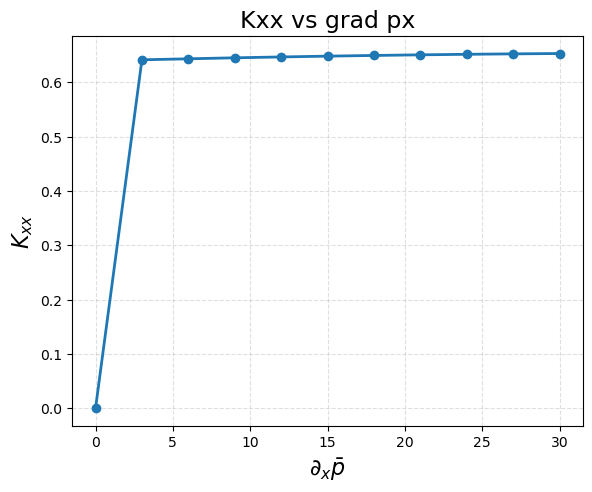

The Python source for this figure:
#coding=utf8

################################################################################
###                                                                          ###
### Created by Martin Genet, 2018-2025                                       ###
###                                                                          ###
### École Polytechnique, Palaiseau, France                                   ###
###                                                                          ###
###                                                                          ###
### And Mahdi Manoochehrtayebi, 2020-2024                                    ###
###                                                                          ###
### École Polytechnique, Palaiseau, France                                   ###
###                                                                          ###
################################################################################

# import dolfin
# import numpy
# import sys

# import myPythonLibrary as mypy
# from pathlib import Path
# local_path = Path(__file__).resolve().parent.parent
# sys.path.insert(0, str(local_path))
# import dolfin_mech     as dmech

# sys.path.remove(str(local_path))
import dolfin
import math
import numpy
import myPythonLibrary as mypy
import sys
import os
from pathlib import Path
local_path = Path(__file__).resolve().parent.parent
sys.path.insert(0, str(local_path))

import dolfin_mech as dmech
from dolfin_mech.Problem_Darcy_MicroPoro import MicroPoroDarcyProblem
from dolfin_mech.run_HollowBox_MicroPoroFlowHyperelasticity import run_HollowBox_MicroPoroFlow

####################################################################### test ###

res_folder = sys.argv[0][:-3]
test = mypy.Test(
    res_folder=res_folder,
    perform_tests=0,
    stop_at_failure=1,
    clean_after_tests=0,
    tester_numpy_tolerance=1e-2)

dim_lst  = [ ]
dim_lst += [2]
# dim_lst += [3]
for dim in dim_lst:

    bcs_lst  = [      ]
    #bcs_lst += ["kubc"]
    bcs_lst += ["pbc" ]
    for bcs in bcs_lst:

        load_lst  = [                     ]
        #load_lst += ["internal_pressure"  ]
        #load_lst += ["macroscopic_stretch"]
        #load_lst += ["macroscopic_stress" ]
        load_lst += ["macro_grad_p"]

        for load in load_lst:

            print("dim =",dim)
            print("bcs =",bcs)
            print("load =",load)

            #res_basename  = sys.argv[0][:-3]
            res_basename = "-dim="+str(dim)
            res_basename += "-bcs="+str(bcs)
            res_basename += "-load="+str(load)

            load_params = {}
            if (load == "internal_pressure"):
                load_params["pf"] = +0.2
                for i in range(dim):
                 for j in range (dim):
                    load_params["sigma_bar_"+str(i)+str(j)] = 0.
            elif (load == "macroscopic_stretch"):
                load_params["pf"] = 0.
                load_params["U_bar_00"] = 0.5
                for i in range(dim):
                 for j in range (dim):
                  if ((i != 0) or (j != 0)):
                    load_params["sigma_bar_"+str(i)+str(j)] = 0.
            elif (load == "macroscopic_stress"):
                load_params["pf"] = 0.
                # load_params["grad_p_bar_0"] = 1
                # load_params["grad_p_bar_1"] = 0.5 
                for i in range(dim):
                 for j in range (dim):
                    load_params["sigma_bar_"+str(i)+str(j)] = 0.
                load_params["sigma_bar_00"] = 0.5

            elif (load == "macro_grad_p"):
                load_params["pf"] = 0.
                #load_params["p_bar"] = 0.0   # 如果你要做响应曲线，这里固定成 0
                # 定义宏观梯度方向（例如沿 y 方向）
                load_params["grad_p_bar_0"] = 1
                load_params["grad_p_bar_1"] = 0.5  # 你之后做循环扫 alpha 时会覆盖这个


                # 固体相关载荷全部置零，确保只有压力作用
                # for i in range(dim):
                #     for j in range(dim):
                #         load_params["U_bar_00"] = 0.5
                #         load_params["U_bar_"+str(i)+str(j)] = 0.0
                #         #load_params["sigma_bar_"+str(i)+str(j)] = 0.0

                load_params["U_bar_00"] = 1.0   
                for i in range(dim):
                    for j in range (dim):
                        if ((i != 0) or (j != 0)):
                            load_params["sigma_bar_"+str(i)+str(j)] = 0.




            mat_params = {
                "alpha":0.16,
                "gamma":0.5,
                "c1":0.2,
                "c2":0.4,
                "kappa":1e2,
                "eta":1e-5}


            run_HollowBox_MicroPoroFlow(
                dim=dim,
                mesh_params={"dim":dim, "xmin":0., "ymin":0., "zmin":0., "xmax":1., "ymax":1., "zmax":1., "xshift":-0.3, "yshift":-0.3, "zshift":-0.3, "r0":0.2, "l":0.04, "mesh_filebasename":res_folder+"/"+"mesh"},
                mat_params=mat_params,
                bcs=bcs,
                #step_params={"n_steps":5,"dt_ini":1e-1, "dt_min":1e-3},
                #step_params={"dt_ini":0.05, "dt_min":1e-3},
                step_params={"dt_ini":0.1, "dt_min":0.01,"dt_max":0.1},
                load_params=load_params,
                res_basename=res_folder+"/"+res_basename,
                #res_basename=res_basename,
                verbose=1)

            test.test(res_basename)

###############################################################################
## TEST CODE FINISHED
###############################################################################
#%%

#%%
import os
import numpy as np
import matplotlib.pyplot as plt

# -------------------------------------------------
# 读取 QOI 文件
# -------------------------------------------------
def load_qois(qois_filename):
    qois_vals = np.loadtxt(qois_filename)
    with open(qois_filename, "r") as f:
        qois_names = f.readline().split()[1:]
    return qois_vals, qois_names


# -------------------------------------------------
# 获取某列 QOI
# -------------------------------------------------
def get(qois_vals, qois_names, key):
    return qois_vals[:, qois_names.index(key)]


# -------------------------------------------------
# 自动绘图函数（修正版本）
# -------------------------------------------------
def plot_curve(x, y, xlabel, ylabel, title, filename, marker="o-", color=None):

    # 创建 plots 文件夹
    os.makedirs("plots", exist_ok=True)

    # 绘图
    plt.figure(figsize=(6, 5))
    plt.plot(x, y, marker, color=color, linewidth=2)

    plt.xlabel(xlabel, fontsize=16)
    plt.ylabel(ylabel, fontsize=16)
    plt.title(title, fontsize=17)

    plt.grid(ls="--", alpha=0.4)
    plt.tight_layout()

    # 正确的文件保存路径（修复）
    filepath = os.path.join("plots", filename)
    plt.savefig(filepath, bbox_inches="tight")

    print(f"Saved: {filepath}")

    plt.close()   # 不显示图像，也不占内存


# -------------------------------------------------
# 主函数
# -------------------------------------------------
def plot_selected(res_folder, res_basename):

    qois_filename = res_folder+"/"+res_basename+"-qois.dat"

    q, names = load_qois(qois_filename)

    needed = ["q_avg_x", "q_avg_y", "grad_p_bar_x", "grad_p_bar_y","U_bar_XX"]
    for key in needed:
        if key not in names:
            raise ValueError(f"Missing QOI: {key}")

    qx = get(q, names, "q_avg_x")
    qy = get(q, names, "q_avg_y")
    gx = get(q, names, "grad_p_bar_x")
    gy = get(q, names, "grad_p_bar_y")
    Uxx = get(q, names, "U_bar_XX")

    eps = 1e-12
    Kxx = -qx / (gx + eps)
    Kyy = -qy / (gy + eps)
    Kxy = -qx / (gy + eps)
    Kyx = -qy / (gx + eps)

    # 自动选择
    choices = ["1","5","11"]

    for c in choices:
        c = c.strip()

        # q_x vs grad p_x
        if c == "1":
            plot_curve(gx, qx,
                r"$\partial_x \bar p$", r"$\langle q_x\rangle$",
                "qx vs grad px", "qx_vs_gradp_x.png")

        # q_y vs grad p_y
        elif c == "2":
            plot_curve(gy, qy,
                r"$\partial_y \bar p$", r"$\langle q_y\rangle$",
                "qy vs grad py", "qy_vs_gradp_y.png")

        # q_x vs grad p_y
        elif c == "3":
            plot_curve(gy, qx,
                r"$\partial_y \bar p$", r"$\langle q_x\rangle$",
                "qx vs grad py", "qx_vs_gradp_y.png")

        # q_y vs grad p_x
        elif c == "4":
            plot_curve(gx, qy,
                r"$\partial_x \bar p$", r"$\langle q_y\rangle$",
                "qy vs grad px", "qy_vs_gradp_x.png")

        # ---- K curves ----
        elif c == "5":
            plot_curve(gx, Kxx,
                r"$\partial_x \bar p$", r"$K_{xx}$",
                "Kxx vs grad px", "Kxx_vs_gradp_x.png")

        elif c == "6":
            plot_curve(gy, Kyy,
                r"$\partial_y \bar p$", r"$K_{yy}$",
                "Kyy vs grad py", "Kyy_vs_gradp_y.png")

        elif c == "7":
            plot_curve(gy, Kxy,
                r"$\partial_y \bar p$", r"$K_{xy}$",
                "Kxy vs grad py", "Kxy_vs_gradp_y.png")

        elif c == "8":
            plot_curve(gx, Kyx,
                r"$\partial_x \bar p$", r"$K_{yx}$",
                "Kyx vs grad px", "Kyx_vs_gradp_x.png")
            
        elif c == "11":
            plot_curve(Uxx, Kxx,
                r"$U_{\bar XX}$", r"$K_{xx}$",
                "Kxx vs U_bar_XX",
                "Kxx_vs_UbarXX.png")


        else:
            print(f"Unknown option: {c}")


# -------------------------------------------------
# Script entry
# -------------------------------------------------
if __name__ == "__main__":
    plot_selected(res_folder, res_basename)
